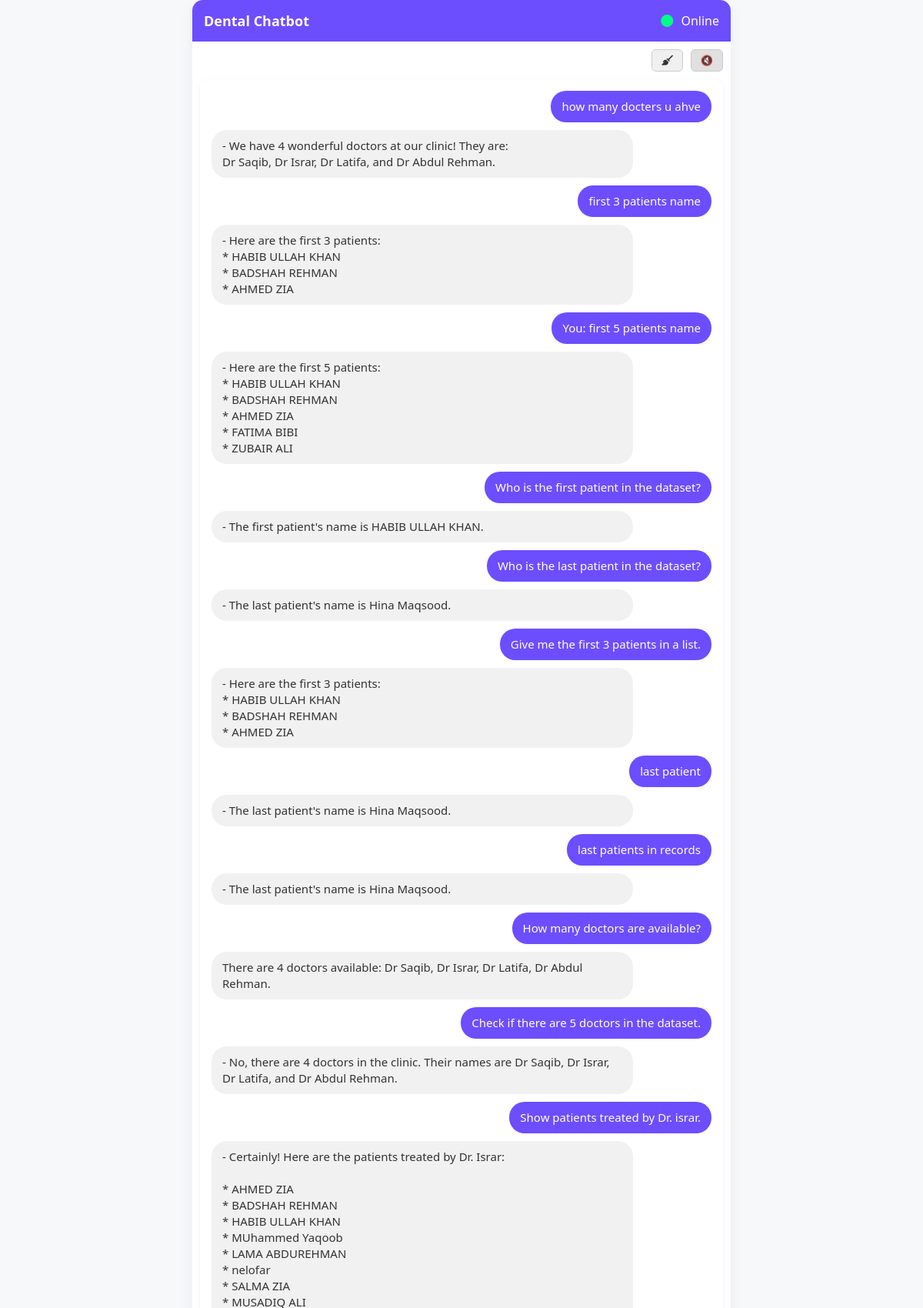
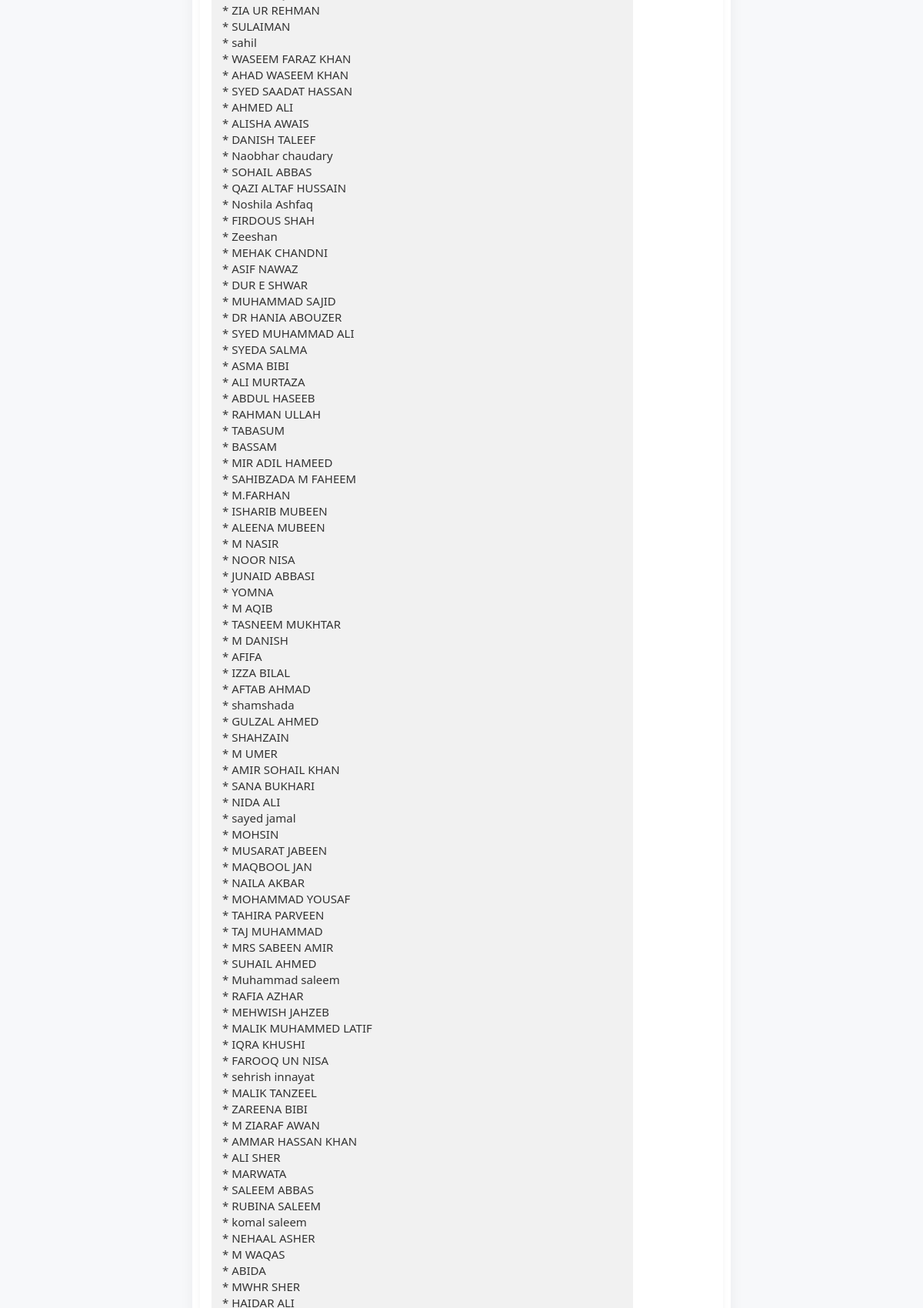
The page / (upper part) on the database its author committed (2 pictures, top to bottom).
### tables this page shows
CREATE TABLE chat_history (id INTEGER PRIMARY KEY, message TEXT, response TEXT);

### app.py (the view)
@app.route('/')
def index():
    current_file = get_current_file()
    with sqlite3.connect(DB_FILE) as conn:
        cursor = conn.cursor()
        cursor.execute("SELECT message, response FROM chat_history")
        history = cursor.fetchall()
    return render_template('index.html', history=history, filename=current_file)

### app.py (called while the page is built)
def get_current_file():
    with sqlite3.connect(DB_FILE) as conn:
        cursor = conn.cursor()
        cursor.execute("SELECT filename FROM current_file ORDER BY id DESC LIMIT 1")
        result = cursor.fetchone()
    return result[0] if result else None

### templates/index.html (shortened to what this page needs)
<!DOCTYPE html>
<html>
<head>
    <link rel="stylesheet" href="{{ url_for('static', filename='style.css') }}">
    <link rel="stylesheet" href="https://cdnjs.cloudflare.com/ajax/libs/font-awesome/6.5.0/css/all.min.css">
</head>
<body>
<div class="main-card">
    <div class="header">
        <h2>Dental Chatbot </h2>
        <span class="status"><i class="fa fa-circle"></i> Online</span>
    </div>
    <div style="display: flex; justify-content: flex-end; padding: 10px;">
        <div style="display: flex; gap: 10px; align-items: center;">
            <button type="button" id="clearChatBtn" title="Clear Chat" style="background-color: #f0f0f0; border: 1px solid #ccc; color: #333; padding: 6px 12px; font-size: 13px; border-radius: 6px; cursor: pointer; transition: background 0.3s;">
              <i class="fa fa-broom"></i>
            </button>
            <button type="button" id="speakToggle" class="off" title="Toggle speak" style="background-color: #e0e0e0; border: 1px solid #ccc; color: #333; padding: 6px 12px; font-size: 13px; border-radius: 6px; cursor: pointer; transition: background 0.3s;">
              🔇
            </button>
        </div>
    </div>
    <div class="chat-box" id="chatHistory">
        {% if history %}
            {% for message, response in history %}
                <div class="chat-entry user-msg">
                    <div class="bubble user">{{ message }}</div>
                </div>
                <div class="chat-entry bot-msg">
                    <div class="bot-controls">
                        <div class="bubble bot">{{ response }}</div>
                    </div>
                </div>
            {% endfor %}
        {% else %}
            <div class="chat-entry bot-msg">
                <div class="bot-controls">
                    <div class="bubble bot">Hello! I'm ready to assist you. How can I help you today?</div>
                </div>
            </div>
        {% endif %}
    </div>
</div>
</body>
</html>

### static/style.css (style rules this page uses)
body { margin: 0; font-family: 'Segoe UI', sans-serif; background-color: #f7f8fa; color: #333; height: 100vh; display: flex; flex-direction: column; }
.main-card { max-width: 700px; width: 100%; margin: auto; background: white; border-radius: 14px; box-shadow: 0 4px 20px rgba(0, 0, 0, 0.05); display: flex; flex-direction: column; max-height: 100vh; height: 100vh; box-sizing: border-box; }
.header { background-color: #6c4eff; color: white; padding: 15px; border-top-left-radius: 14px; border-top-right-radius: 14px; display: flex; justify-content: space-between; align-items: center; }
.header h2 { margin: 0; font-size: 18px; }
.status i { color: #00ff87; margin-right: 6px; }
.chat-box { flex: 1; width: calc(100% - 20px); min-width: 300px; overflow-y: auto; padding: 15px; flex-shrink: 0; box-sizing: border-box; background-color: white; border-radius: 12px; box-shadow: 0 2px 8px rgba(0,0,0,0.05); margin: 0 10px 10px; }
.chat-entry { margin-bottom: 10px; animation: fadeIn 0.4s ease-in; }
.chat-entry.user-msg { text-align: right; }
.chat-entry.bot-msg { text-align: left; }
.bubble { display: inline-block; padding: 10px 14px; border-radius: 20px; max-width: 80%; font-size: 15px; word-wrap: break-word; line-height: 1.4; }
.bubble.user { background-color: #6c4eff; color: white; }
.bubble.bot { background-color: #f1f1f1; }
#clearChatBtn { background-color: #ff4d4d; border-radius: 20px; font-size: 13px; padding: 10px 16px; width: auto; }
#speakToggle { background-color: #333; font-size: 13px; padding: 10px 16px; border-radius: 20px; width: auto; }

### templates/index.html (style rules this page uses)
.bot-controls { display: flex; align-items: center; justify-content: space-between; gap:10px; }
.bot-controls .bubble { flex: 1; }
.bubble.bot { white-space: pre-line; }

### rows shown on the page
chat_history: message "how many docters u ahve", response "- We have 4 wonderful doctors at our clinic! They are: Dr Saqib, Dr Israr, Dr Latifa, and Dr Abdul Rehman."
chat_history: message "first 3 patients name", response "- Here are the first 3 patients: * HABIB ULLAH KHAN * BADSHAH REHMAN * AHMED ZIA"
chat_history: message "You: first 5 patients name", response "- Here are the first 5 patients: * HABIB ULLAH KHAN * BADSHAH REHMAN * AHMED ZIA * FATIMA BIBI * ZUBAIR ALI"
chat_history: message "Who is the first patient in the dataset?", response "- The first patient's name is HABIB ULLAH KHAN."
chat_history: message "Who is the last patient in the dataset?", response "- The last patient's name is Hina Maqsood."
chat_history: message "Give me the first 3 patients in a list.", response "- Here are the first 3 patients: * HABIB ULLAH KHAN * BADSHAH REHMAN * AHMED ZIA"
chat_history: message "last patient", response "- The last patient's name is Hina Maqsood."
chat_history: message "last patients in records", response "- The last patient's name is Hina Maqsood."
chat_history: message "How many doctors are available?", response "There are 4 doctors available: Dr Saqib, Dr Israr, Dr Latifa, Dr Abdul Rehman."
chat_history: message "Check if there are 5 doctors in the dataset.", response "- No, there are 4 doctors in the clinic. Their names are Dr Saqib, Dr Israr, Dr Latifa, and Dr Abdul Rehman."
chat_history: message "Show patients treated by Dr. israr."
